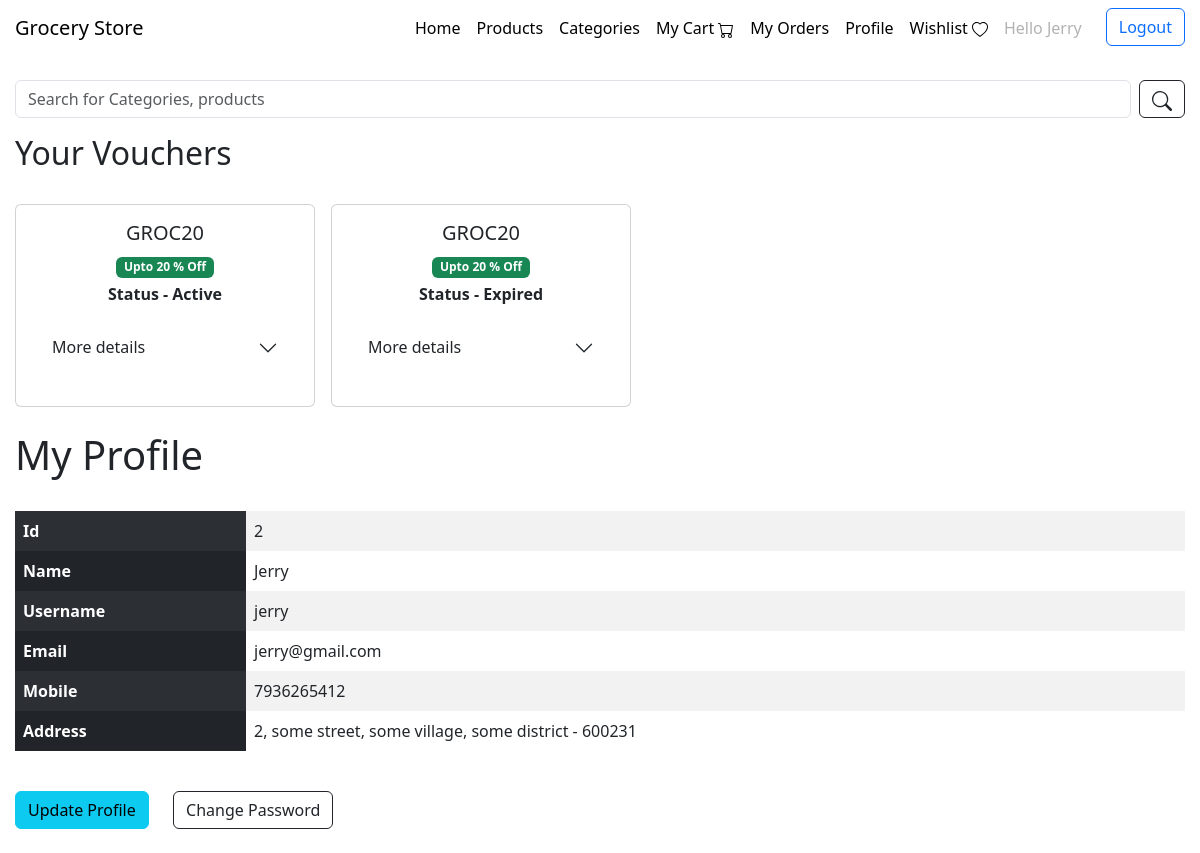
Screenshot of /myprofile (signed in) with the database file from the repository.
### application/models.py (models this page shows)
class User(db.Model, UserMixin):
    __tablename__ = 'user'
    id = db.Column(db.Integer(), primary_key = True, nullable = False, autoincrement=True)
    name = db.Column(db.String(50), nullable=False)
    username = db.Column(db.String(50), nullable=False, unique=True)
    password = db.Column(db.String(50), nullable=False)
    email = db.Column(db.String(), unique = True)
    mobile = db.Column(db.Integer(), unique=True)
    address = db.Column(db.String(250))
    role = db.Column(db.String(5), nullable=False, default='user')
    orders = db.relationship('Order', backref='user', lazy = True)
    cart_products = db.relationship('Cart', backref='user', lazy = True)
    wishlist = db.relationship('Wishlist', backref='user', lazy = True)
    vouchers = db.relationship('Voucher', backref='user', lazy = True)

class Voucher(db.Model):
    __tablename__ = 'voucher'
    voucher_id = db.Column(db.Integer(), primary_key = True, autoincrement=True)
    user_id = db.Column(db.Integer(), db.ForeignKey("user.id"), nullable=False)
    voucher_name = db.Column(db.String(10), nullable=False, default="GROC20")
    discount = db.Column(db.Integer(), nullable=False, default=20)
    active = db.Column(db.Boolean(), nullable=False, default=False)
    expired = db.Column(db.Boolean(), nullable=False, default=False)

### application/controllers/user_controls.py (the view)
@app.route('/myprofile', methods=["GET", "POST"])
@login_required
def my_profile():
    user = User.query.filter_by(id=current_user.id).first() #type: ignore
    vouchers = Voucher.query.filter_by(user_id=current_user.id).order_by(Voucher.voucher_id.desc()).all() #type: ignore
    return render_template('user/user_profile.html', user=user, vouchers=vouchers)

### application/controllers/login_controls.py (called while the page is built)
@login_manager.user_loader
def load_user(user_id):
    return User.query.get(user_id)

### templates/user/user_profile.html (shortened to what this page needs)
<!DOCTYPE html>
<html lang="en">
<head>
    <link href="https://cdn.jsdelivr.net/npm/bootstrap@5.3.0-alpha3/dist/css/bootstrap.min.css" rel="stylesheet">
    <link href="/static/css/style.css" rel="stylesheet">
    <link href="/static/css/user_profile.css" rel="stylesheet">
</head>
<body>
    {% include 'navbar.html' %}
    <div class="input-group mb-3">
        <form class="d-flex" role="search" method="GET" action="/search">
            <input class="form-control me-2" name="q" size="170" type="search" placeholder="Search for Categories, products" aria-label="Search" required/>
            <button class="btn btn-outline-dark" type="submit">
            </button>
        </form>
    </div>
    <h2>Your Vouchers</h2> <br>
    <div class="flex-style">
        {% for voucher in vouchers %}
        <div class="card text-center" id="card">
            <div class="card-body">
            <h5 class="card-title"> {{voucher.voucher_name}} </h5>
                <span class="badge text-bg-success">Upto {{voucher.discount}} % Off</span>
            <p class="card-text">
                {% if voucher.expired %}
                    <strong>Status - Expired</strong>
                {% else %}
                    <strong>Status - Active</strong>
                {% endif %}
                <div class="accordion accordion-flush" id="accordionFlushExample">
                    <div class="accordion-item">
                      <h2 class="accordion-header">
                        <button class="accordion-button collapsed" type="button" data-bs-toggle="collapse" data-bs-target="#flush-collapse{{voucher.voucher_id}}" aria-expanded="false" aria-controls="flush-collapse{{voucher.voucher_id}}">
                          More details
                        </button>
                      </h2>
                    </div>
                </div>
            </p>
            </div>
        </div>
        {% endfor %}
    </div>
    <br>
    <h1>My Profile</h1>
        <table class="table table-borderless table-striped" style="background-color: rgb(255, 255, 255); ">
        <tr>
            <th class="table-dark">Id</th> &emsp;
            <td class="">{{user.id}}</td>
        </tr>
        <tr>
            <th class="table-dark">Name</th>
            <td> {{user.name}}</td>
        </tr>
        <tr>
            <th class="table-dark">Username</th>
            <td>{{user.username}}</td>
        </tr>
        <tr>
            <th class="table-dark">Email</th>
            <td>{{user.email}}</td>
        </tr>
        <tr>
            <th class="table-dark">Mobile</th>
            <td>{{user.mobile}}</td>
        </tr>
        <tr>
            <th class="table-dark">Address</th>
            <td>{{user.address}}</td>
        </tr>
        </table>
        <br>
        <a class="btn btn-info" href="/updateprofile/{{current_user.id}}" role="button">Update Profile</a> &emsp;
        <a class="btn btn-outline-dark" href="/change_password/{{current_user.id}}" role="button">Change Password</a> &emsp;
        <br> <br>
</body>
</html>

### templates/navbar.html (shortened to what this page needs)
<!DOCTYPE html>
<html lang="en">
<head>
    <link href="https://cdn.jsdelivr.net/npm/bootstrap@5.3.0-alpha3/dist/css/bootstrap.min.css" rel="stylesheet">
</head>
<body>
<nav class="navbar navbar-expand-lg top bg-body-primary">
    <a class="navbar-brand" href="/">Grocery Store</a>
    <div class="offcanvas offcanvas-start" tabindex="-1" id="navbarOffcanvasLg" aria-labelledby="navbarOffcanvasLgLabel">
        <div class="offcanvas-body">
          <ul class="navbar-nav justify-content-end flex-grow-1 pe-3">
                <li class="nav-item">
                    <a class="nav-link active" aria-current="page" href="/">Home</a>
                </li>
                <li class="nav-item">
                  <a class="nav-link active" aria-current="page" href="/view_product">Products</a>
                </li>
                <li class="nav-item">
                  <a class="nav-link active" href="/view_category">Categories</a>
                </li>
                <li class="nav-item">
                  <a class="nav-link active" href="/mycart">My Cart
                  </a>
                </li>
                <li class="nav-item">
                  <a class="nav-link active" href="/myorders">My Orders</a>
                </li>
                <li class="nav-item">
                  <a class="nav-link active" href="/myprofile">Profile</a>
                </li>
                <li class="nav-item">
                  <a class="nav-link active" href="/wishlist">Wishlist
                  </a>
                </li>
                {% if current_user.is_authenticated %}
                <li class="nav-item">
                  <a class="nav-link disabled">Hello {{current_user.name}}</a>
                </li>
                {% endif %}
            </ul>
              {% if current_user.is_authenticated %}
              <a href="/logout">
                <button class="btn btn-outline-primary" type="submit">Logout</button>
              </a>
              {% else %}
              <a href="/login">
                <button class="btn btn-outline-primary" type="submit">Log In</button>
              </a>
              {% endif %}
        </div>
    </div>
  </nav> <br>
</body>
</html>

### static/css/style.css (style rules this page uses)
body { padding-left: 15px; padding-right: 15px; }

### static/css/user_profile.css (style rules this page uses)
.flex-style { display: flex; flex-wrap: wrap; gap: 1rem; }
#card { width: 300px; height: fit-content; overflow-y: auto; scroll-behavior: smooth; }

### rows the page displays
User: name "Jerry", id "2", username "jerry", email "jerry@gmail.com", mobile "7936265412", address "2, some street, some village, some district - 600231"
Voucher: voucher_name "GROC20", discount "20", expired "Status - Active"
Voucher: voucher_name "GROC20", discount "20", expired "Status - Expired"
